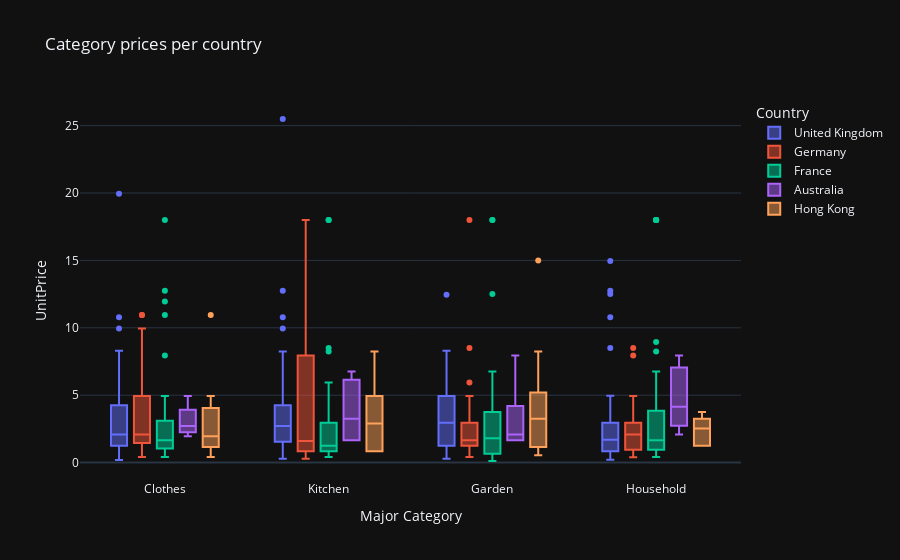

Notebook cell for this chart:
### Code cell
fig = px.box(data_frame=df, x = "Major Category", y = "UnitPrice", color = "Country", title = "Category prices per country")
fig.show()

### Figure 1 — Plotly figure (JSON) as saved in the notebook; plotly's stock layout.template omitted (floating-point values rounded to 4 significant figures; data arrays with more than 128 entries replaced by an {"elided": "..."} marker saying what was removed)
{"data": [{"alignmentgroup": "True", "hovertemplate": "Country=United Kingdom<br>Major Category=%{x}<br>UnitPrice=%{y}<extra></extra>", "legendgroup": "United Kingdom", "marker": {"color": "#636efa"}, "name": "United Kingdom", "notched": false, "offsetgroup": "United Kingdom", "orientation": "v", "showlegend": true, "type": "box", "x": {"elided": "288 str values"}, "x0": " ", "xaxis": "x", "y": {"elided": "288 float values"}, "y0": " ", "yaxis": "y"}, {"alignmentgroup": "True", "hovertemplate": "Country=Germany<br>Major Category=%{x}<br>UnitPrice=%{y}<extra></extra>", "legendgroup": "Germany", "marker": {"color": "#EF553B"}, "name": "Germany", "notched": false, "offsetgroup": "Germany", "orientation": "v", "showlegend": true, "type": "box", "x": ["Garden", "Clothes", "Kitchen", "Household", "Household", "Household", "Kitchen", "Garden", "Clothes", "Household", "Clothes", "Kitchen", "Garden", "Garden", "Garden", "Kitchen", "Garden", "Kitchen", "Garden", "Household", "Household", "Household", "Garden", "Garden", "Household", "Clothes", "Clothes", "Household", "Clothes", "Garden", "Household", "Clothes", "Clothes", "Kitchen", "Household", "Kitchen", "Garden", "Clothes", "Kitchen", "Household", "Garden", "Clothes", "Kitchen", "Kitchen", "Garden", "Garden", "Household", "Household", "Kitchen", "Household", "Clothes", "Kitchen", "Garden", "Clothes", "Kitchen", "Garden", "Household", "Kitchen", "Clothes", "Garden", "Garden", "Clothes", "Household", "Kitchen", "Clothes", "Clothes", "Garden", "Household", "Garden", "Kitchen", "Garden", "Clothes", "Clothes", "Clothes", "Clothes", "Clothes", "Garden", "Garden", "Garden", "Kitchen", "Garden", "Clothes", "Clothes", "Clothes", "Garden", "Clothes", "Clothes", "Kitchen", "Household", "Garden", "Kitchen", "Kitchen", "Clothes"], "x0": " ", "xaxis": "x", "y": [0.65, 2.1, 1.25, 0.85, 2.1, 8.5, 7.95, 4.95, 0.42, 0.39, 0.85, 0.85, 1.65, 1.65, 5.95, 7.95, 0.42, 0.85, 18, 2.95, 0.42, 2.08, 0.42, 1.25, 4.95, 5.45, 0.85, 1.65, 7.95, 2.08, 1.25, 2.08, 1.45, 1.95, 7.95, 4.15, 1.25, 4.95, 2.55, 2.95, 1.65, 2.08, 0.85, 0.85, 2.95, 3.75, 3.75, 1.95, 12.75, 0.39, 10.95, 0.29, 2.55, 1.45, 0.65, 2.95, 2.55, 3.75, 4.95, 2.95, 1.25, 0.55, 0.85, 14.95, 4.95, 3.25, 4.95, 2.08, 0.85, 18, 1.25, 9.95, 1.65, 1.65, 1.65, 4.25, 1.65, 0.85, 8.5, 1.25, 0.42, 4.95, 1.45, 2.08, 1.65, 10.95, 1, 18, 2.95, 2.95, 0.65, 0.42, 0.85], "y0": " ", "yaxis": "y"}, {"alignmentgroup": "True", "hovertemplate": "Country=France<br>Major Category=%{x}<br>UnitPrice=%{y}<extra></extra>", "legendgroup": "France", "marker": {"color": "#00cc96"}, "name": "France", "notched": false, "offsetgroup": "France", "orientation": "v", "showlegend": true, "type": "box", "x": {"elided": "184 str values"}, "x0": " ", "xaxis": "x", "y": {"elided": "184 float values"}, "y0": " ", "yaxis": "y"}, {"alignmentgroup": "True", "hovertemplate": "Country=Australia<br>Major Category=%{x}<br>UnitPrice=%{y}<extra></extra>", "legendgroup": "Australia", "marker": {"color": "#ab63fa"}, "name": "Australia", "notched": false, "offsetgroup": "Australia", "orientation": "v", "showlegend": true, "type": "box", "x": ["Household", "Garden", "Garden", "Kitchen", "Garden", "Clothes", "Household", "Kitchen", "Clothes", "Household", "Clothes", "Kitchen", "Household", "Household", "Garden", "Garden", "Kitchen", "Kitchen", "Clothes"], "x0": " ", "xaxis": "x", "y": [2.95, 1.65, 1.65, 6.75, 7.95, 4.95, 7.95, 1.65, 2.55, 6.75, 2.89, 3.25, 4.15, 2.08, 2.95, 2.08, 5.95, 1.65, 1.95], "y0": " ", "yaxis": "y"}, {"alignmentgroup": "True", "hovertemplate": "Country=Hong Kong<br>Major Category=%{x}<br>UnitPrice=%{y}<extra></extra>", "legendgroup": "Hong Kong", "marker": {"color": "#FFA15A"}, "name": "Hong Kong", "notched": false, "offsetgroup": "Hong Kong", "orientation": "v", "showlegend": true, "type": "box", "x": ["Clothes", "Household", "Household", "Garden", "Kitchen", "Household", "Household", "Kitchen", "Kitchen", "Garden", "Clothes", "Clothes", "Household", "Clothes", "Garden", "Clothes", "Garden", "Clothes", "Household", "Household", "Garden", "Household", "Garden", "Kitchen", "Garden", "Clothes", "Kitchen", "Clothes", "Clothes", "Kitchen", "Household", "Garden", "Household", "Garden", "Clothes", "Clothes", "Garden", "Garden", "Clothes", "Garden", "Garden", "Clothes"], "x0": " ", "xaxis": "x", "y": [2.95, 2.95, 1.95, 5.95, 4.15, 3.75, 3.75, 4.95, 8.25, 3.75, 0.42, 4.95, 1.25, 2.1, 3.25, 0.55, 0.85, 10.95, 1.25, 2.1, 1.65, 1.25, 0.55, 0.85, 3.95, 1.95, 0.85, 0.85, 1.95, 1.65, 2.95, 15, 3.25, 2.55, 3.75, 4.95, 1.25, 8.25, 1.25, 0.55, 4.95, 1.25], "y0": " ", "yaxis": "y"}], "layout": {"boxmode": "group", "legend": {"title": {"text": "Country"}, "tracegroupgap": 0}, "title": {"text": "Category prices per country"}, "xaxis": {"anchor": "y", "domain": [0, 1], "title": {"text": "Major Category"}}, "yaxis": {"anchor": "x", "domain": [0, 1], "title": {"text": "UnitPrice"}}}}
